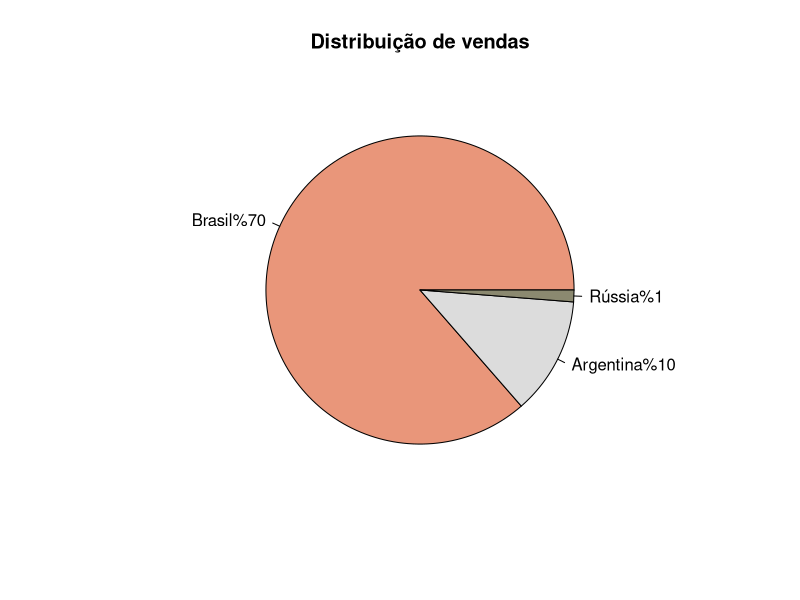
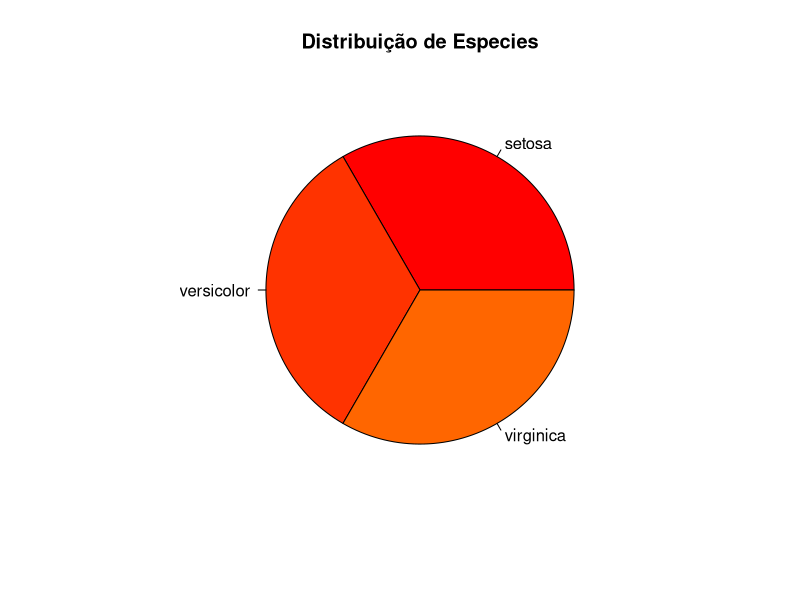
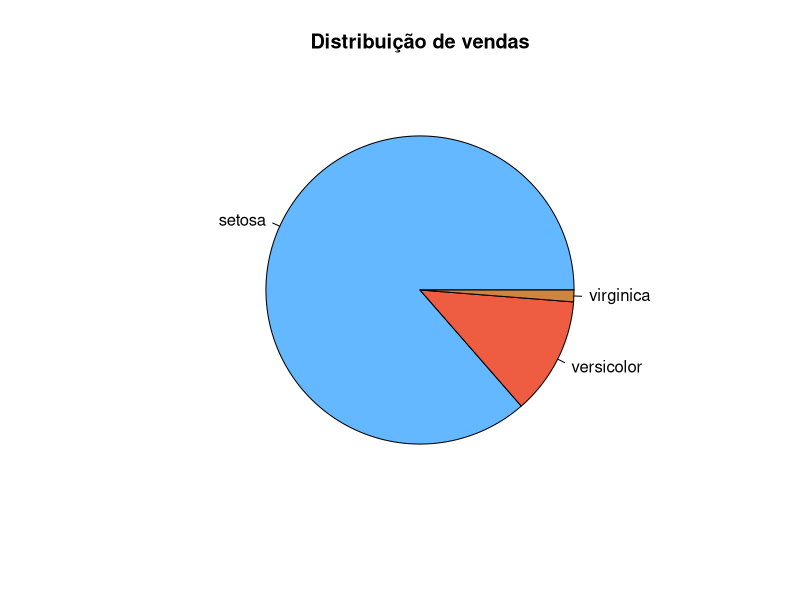

Write the R code that produced these figures, in order.


?pie


#criando fatias

fatias = c(70,10,1)
fatias

paises = c("Brasil","Argentina","Rússia")
paises = paste(paises,"%", fatias, sep = "")
paises

pie(fatias, labels = paises, col = c("darksalmon","gainsboro", "lemonchiffon4"), main = "Distribuição de vendas")


 

#trabalhando com dataframe

?iris
attach(iris)
values = table(Species)
labels = paste(names(values))
iris
pie(values, labels = labels, main = "Distribuição de Especies" , col = rainbow(30))

install.packages("plotrix")
library(plotrix)
pie(fatias, labels, explode=0.05, col =  c("steelblue1","tomato2","tan3"), main = "Distribuição de vendas")